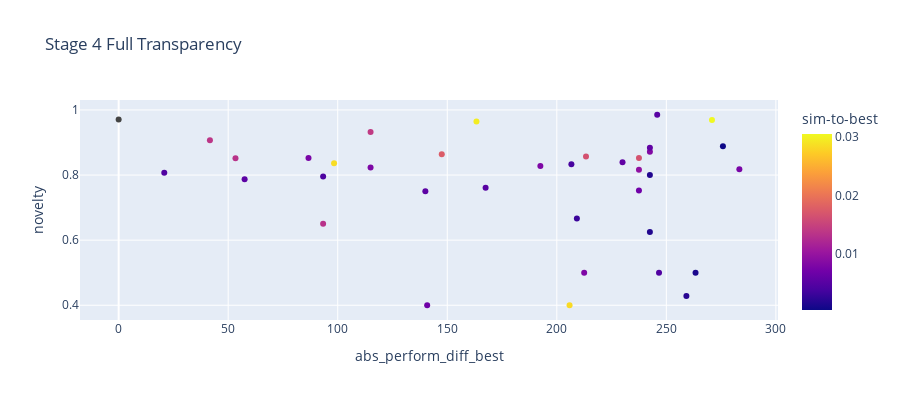

The notebook cell saved with this chart:
### Code cell
# importing packages
import plotly.express as px
  
# plotting the bar chart
fig = px.scatter(df_g3_p4, x='abs_perform_diff_best', y='novelty',
             hover_data=['sim-to-best'], color='sim-to-best',
             height=400, title="Stage 4 Full Transparency")
fig

### Figure 1 — Plotly figure (JSON) as saved in the notebook; plotly's stock layout.template omitted (floating-point values rounded to 4 significant figures)
{"data": [{"customdata": [[0.006834], [0.02825], [0.001949], [0.00117], [0.004589], [0.008024], [0.001559], [0.01323], [0.00311], [0.00538], [0.006931], [0.005019], [0.005437], [0.004241], [0.00155], [0.004566], [0.00936], [0.007602], [0.007925], [0.008037], [0.003871], [0.0285], [0.005756], [0.01329], [0.0166], [0.007692], [0.01651], [0.01756], [0.00833], [0.00576], [0.0003899], [0.01367], [0.01408], [0.02966], [0.03049], [null], [0.005132]], "hovertemplate": "abs_perform_diff_best=%{x}<br>novelty=%{y}<br>sim-to-best=%{marker.color}<extra></extra>", "legendgroup": "", "marker": {"color": [0.006834, 0.02825, 0.001949, 0.00117, 0.004589, 0.008024, 0.001559, 0.01323, 0.00311, 0.00538, 0.006931, 0.005019, 0.005437, 0.004241, 0.00155, 0.004566, 0.00936, 0.007602, 0.007925, 0.008037, 0.003871, 0.0285, 0.005756, 0.01329, 0.0166, 0.007692, 0.01651, 0.01756, 0.00833, 0.00576, 0.0003899, 0.01367, 0.01408, 0.02966, 0.03049, null, 0.005132], "coloraxis": "coloraxis", "symbol": "circle"}, "mode": "markers", "name": "", "orientation": "v", "showlegend": false, "type": "scatter", "x": [140.8, 205.8, 259.2, 263.3, 246.7, 212.5, 242.5, 93.33, 209.2, 140, 237.5, 167.5, 57.5, 93.33, 242.5, 20.83, 237.5, 283.3, 115, 192.5, 206.7, 98.33, 230, 53.33, 237.5, 86.66, 213.3, 147.5, 242.5, 242.5, 275.8, 41.66, 115, 163.3, 270.8, 0, 245.8], "xaxis": "x", "y": [0.4, 0.4, 0.4286, 0.5, 0.5, 0.5, 0.625, 0.6501, 0.6667, 0.75, 0.7529, 0.7609, 0.7872, 0.7955, 0.8, 0.8072, 0.8165, 0.8175, 0.8235, 0.8276, 0.8333, 0.8365, 0.8393, 0.8517, 0.8522, 0.8523, 0.8571, 0.8643, 0.8718, 0.8841, 0.8889, 0.9069, 0.9319, 0.9647, 0.9695, 0.9704, 0.9853], "yaxis": "y"}], "layout": {"coloraxis": {"colorbar": {"title": {"text": "sim-to-best"}}, "colorscale": [[0, "#0d0887"], [0.1111, "#46039f"], [0.2222, "#7201a8"], [0.3333, "#9c179e"], [0.4444, "#bd3786"], [0.5556, "#d8576b"], [0.6667, "#ed7953"], [0.7778, "#fb9f3a"], [0.8889, "#fdca26"], [1, "#f0f921"]]}, "height": 400, "legend": {"tracegroupgap": 0}, "title": {"text": "Stage 4 Full Transparency"}, "xaxis": {"anchor": "y", "domain": [0, 1], "title": {"text": "abs_perform_diff_best"}}, "yaxis": {"anchor": "x", "domain": [0, 1], "title": {"text": "novelty"}}}}
